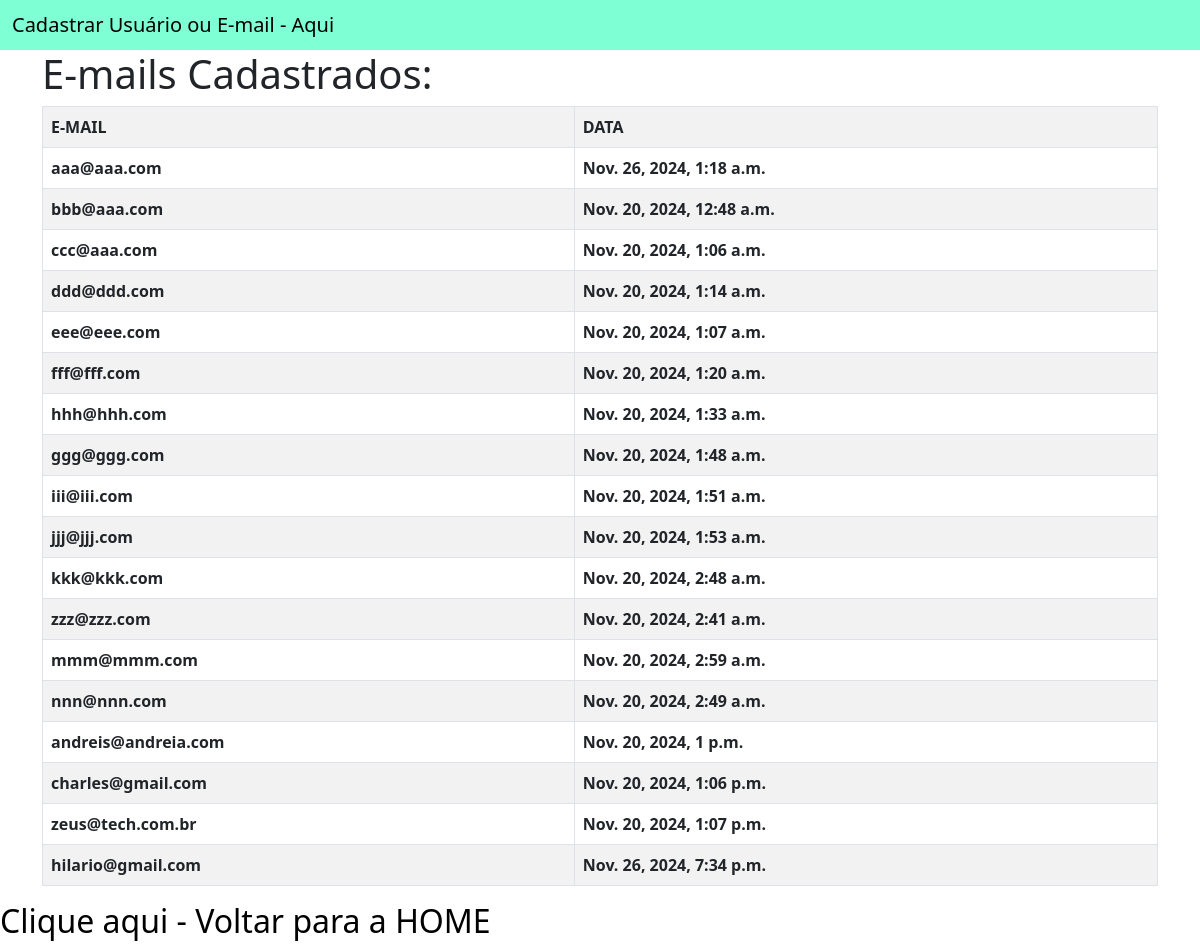
The page /usuarios/emails.html on the database as committed earlier.
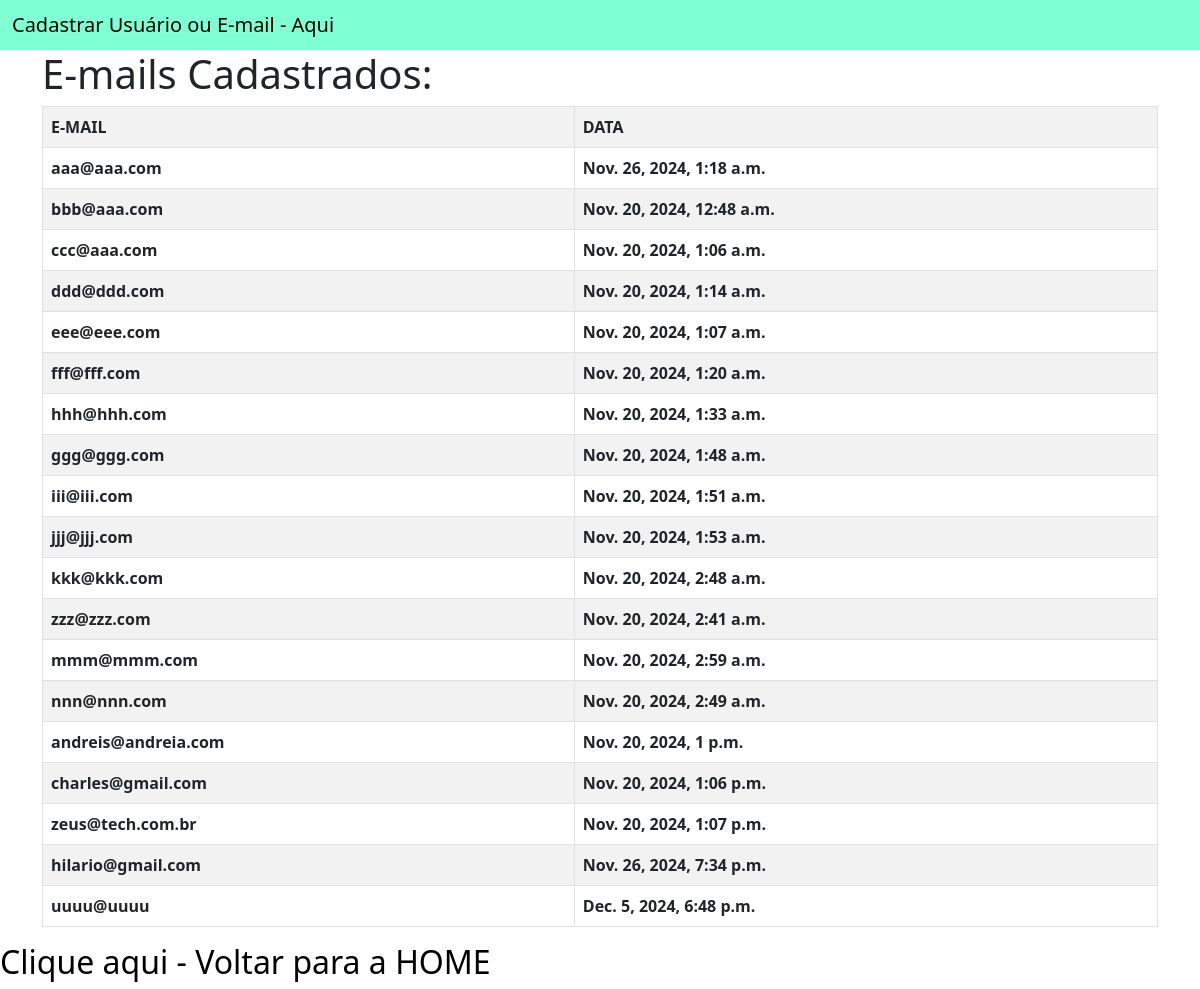
The same page on the database as committed later.
### app_cad_usuarios/models.py (models this page shows, shortened)
class EmailSubscription(models.Model):
    email = models.EmailField(unique=True, verbose_name="E-mail")
    updated_at = models.DateTimeField(auto_now=True, verbose_name="Data de Atualização")

### app_cad_usuarios/views.py (the view)
# urls.py: path('usuarios/emails.html', views.lista_emails, name='lista_emails'),
def lista_emails(request):
    print(' chamando lista de e-mails 10 10')
    emails = {
        'emails': EmailSubscription.objects.all()
    }
    return render(request, 'usuarios/emails.html', emails)

### app_cad_usuarios/templates/usuarios/emails.html
{% extends 'usuarios/base.html' %}
{% block conteudo %}
    <div class="container">
        <h1>E-mails Cadastrados: </h1>
        <table class="table table-striped table-bordered">
            <tr>
                <th>E-MAIL</th>
                <th>DATA</th>
            </tr>
            {% for email in emails %}
            <tr>
                <td> <b> {{email.email}} </b> </td>
                <td> <b> {{email.updated_at}} </b> </td>
            </tr>
            {% endfor %}
        </table>
    </div>
    <div>
        <h2>
            <a href="{% url 'home' %}" style="text-decoration: none; color: black;">
                Clique aqui - Voltar para a HOME
            </a>
        </h2>
    </div>
{% endblock %}

Rows that differ between the two databases and show on the page:
added EmailSubscription: email "uuuu@uuuu", updated_at "Dec. 5, 2024, 6:48 p.m."
